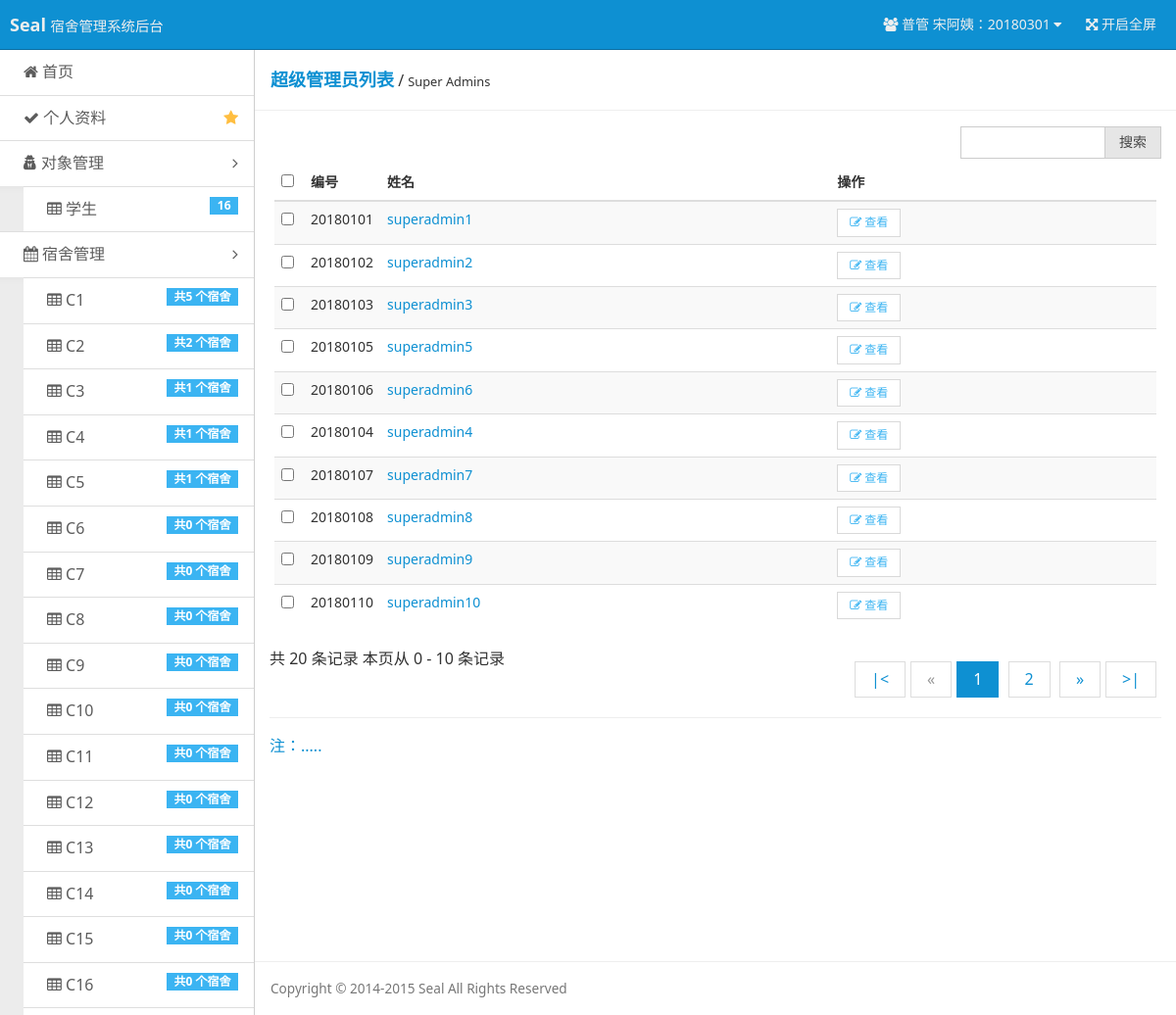
The app's page /pages/list-admin-super.php (signed in) with its own data.
### tables this page shows
CREATE TABLE `users` (
  `u_id` int(11) NOT NULL AUTO_INCREMENT,
  `u_no` int(11) NOT NULL,
  `u_name` char(20) NOT NULL,
  `u_password` char(100) NOT NULL,
  `u_permission` int(11) DEFAULT NULL,
  PRIMARY KEY (`u_id`),
  UNIQUE KEY `u_no` (`u_no`)
);

CREATE TABLE `dormitory_builds` (
  `db_id` int(11) NOT NULL AUTO_INCREMENT,
  `db_name` char(20) NOT NULL,
  `d_price` int(20) NOT NULL,
  PRIMARY KEY (`db_id`),
  UNIQUE KEY `db_name` (`db_name`)
);

### inc/checklogin.php (called while the page is built, shortened)
<?php
$user = $_COOKIE ['user'];
$user_permission = $_COOKIE ['user_permission'];
if ($user == "") {
    header ( "Location: ?r=login" );
    exit ();
} else {
    $query = "SELECT * FROM users WHERE u_no='$user'";
    $result = mysql_query ( $query ) or die ( 'SQL语句有误：' . mysql_error () );
    $users = mysql_fetch_array ( $result );
    switch ($user_permission) {
        case 1 :
            $username = "普管 {$users ['u_name']}：" . $users ['u_no'];
            $user_no = $users ['u_no'];
            break;
    }
}

### pages/list-admin-super.php (the view, shortened to what this page needs)
<?php
require 'inc/checklogin.php';
$num_rec_per_page = 10;
if (isset($_GET["page"])) {
    $page = $_GET["page"];
} else {
    $page = 1;
};
$start_from = ($page - 1) * $num_rec_per_page;
$super_admin_query_page = "SELECT * FROM users WHERE u_permission=0 ORDER BY u_id LIMIT {$start_from}, {$num_rec_per_page}";
$super_admin_result_page = mysql_query($super_admin_query_page) or die ('SQL语句有误：' . mysql_error());
?>
<!doctype html>
<html class="no-js">
<head>
    <link rel="stylesheet" href="assets/css/amazeui.min.css"/>
    <link rel="stylesheet" href="assets/css/admin.css">
</head>
<body>
<header class="am-topbar am-topbar-inverse admin-header">
    <?php require 'template/header.php'; ?>
</header>
<div class="am-cf admin-main">
    <?php require 'template/sidebar.php'; ?>
    <div class="admin-content">
        <div class="admin-content-body">
            <div class="am-cf am-padding am-padding-bottom-0">
                <div class="am-fl am-cf"><strong class="am-text-primary am-text-lg">超级管理员列表</strong> /
                    <small>Super Admins</small>
                </div>
            </div>
            <hr>
            <div class="am-g">
                <div class="am-u-sm-12 am-u-md-3">
                    <div class="am-input-group am-input-group-sm">
                        <input type="text" class="am-form-field">
                        <span class="am-input-group-btn">
            <button class="am-btn am-btn-default" type="button">搜索</button>
          </span>
                    </div>
                </div>
            </div>
            <div class="am-g">
                <div class="am-u-sm-12">
                    <form class="am-form">
                        <table class="am-table am-table-striped am-table-hover table-main">
                            <thead>
                            <tr>
                                <th class="table-check"><input type="checkbox"/></th>
                                <th class="table-id">编号</th>
                                <th class="table-author am-hide-sm-only">姓名</th>
                                <th class="table-set">操作</th>
                            </tr>
                            </thead>
                            <tbody>
                            <?php
                            while ($super_admins = mysql_fetch_array($super_admin_result_page)) {
                                ?>
                                <tr>
                                    <td><input type="checkbox"/></td>
                                    <td><?php echo $super_admins['u_no'] ?></td>
                                    <td class="am-hide-sm-only"><a
                                                href="?r=user-admin-super&uno=<?php echo $super_admins['u_no'] ?>"><?php echo $super_admins['u_name'] ?></a>
                                    </td>
                                    <td>
                                        <div class="am-btn-toolbar">
                                            <div class="am-btn-group am-btn-group-xs">
                                                <button class="am-btn am-btn-default am-btn-xs am-text-secondary"
                                                        type="button"
                                                        onclick="location.href='?r=user-admin-super&uno=<?php echo $super_admins['u_no'] ?>'">
                                                    <span class="am-icon-pencil-square-o"></span>
                                                    <?php if ($super_admins['u_no'] == $user_no || $user_permission == 0) echo "编辑"; else echo "查看"; ?>
                                                </button>
                                            </div>
                                        </div>
                                    </td>
                                </tr>
                            <?php } ?>
                            </tbody>
                        </table>
                        <div class="am-cf">
                            共 <?php echo $super_admins_count ?> 条记录
                            <?php
                            if ($start_from + $num_rec_per_page > $super_admins_count) {
                                echo "本页从 $start_from - $super_admins_count 条记录";
                            } else {
                                $end_with = $start_from + $num_rec_per_page;
                                echo "本页从 $start_from - $end_with 条记录";
                            }
                            ?>
                            <div class="am-fr">
                                <ul class="am-pagination">
                                    <?php
                                    $total_records = $super_admins_count;
                                    $total_pages = ceil($total_records / $num_rec_per_page);
                                    echo "<li><a href='?r=list-admin-super&page=1'>" . '|<' . "</a></li>";
                                    $page_forward = $page - 1;
                                    if ($page_forward > 0) {
                                        echo "<li><a href='?r=list-admin-super&page=$page_forward'>«</a></li>";
                                    } else {
                                        echo "<li class=\"am-disabled\"><a href='?r=list-admin-super&page=$page_forward'>«</a></li>";
                                    }
                                    for ($i = 1; $i <= $total_pages; $i++) {
                                        $page_current = "page_current$i";
                                        echo "<li id='$page_current'><a href='?r=list-admin-super&page=" . $i . "'>" . $i . "</a></li> ";
                                    };
                                    $page_next = $page + 1;
                                    if ($page_next <= $total_pages) {
                                        echo "<li><a href='?r=list-admin-super&page={$page_next}'>»</a></li>";
                                    } else {
                                        echo "<li class=\"am-disabled\"><a href='?r=list-admin-super&page=$page_next'>»</a></li>";
                                    }
                                    echo "<li><a href='?r=list-admin-super&page=$total_pages'>" . '>|' . "</li> ";
                                    ?>
                                </ul>
                            </div>
                        </div>
                        <hr/>
                        <p><a>注：.....</a></p>
                    </form>
                </div>
            </div>
        </div>
        <footer class="admin-content-footer">
            <?php require 'template/footer.php'; ?>
        </footer>
    </div>
</div>
    <?php require 'template/footer.php'; ?>
</body>
</html>

### template/header.php (shortened to what this page needs)
<div class="am-topbar-brand">
    <strong>Seal</strong>
    <small>宿舍管理系统后台</small>
</div>
<div class="am-collapse am-topbar-collapse" id="topbar-collapse">
    <ul class="am-nav am-nav-pills am-topbar-nav am-topbar-right admin-header-list">
        <li class="am-dropdown" data-am-dropdown>
            <a class="am-dropdown-toggle" data-am-dropdown-toggle href="javascript:;">
                <span class="am-icon-users"></span> <?php echo $username ?> <span class="am-icon-caret-down"></span>
            </a>
        </li>
        <li class="am-hide-sm-only"><a href="javascript:;" id="admin-fullscreen"><span class="am-icon-arrows-alt"></span> <span class="admin-fullText">开启全屏</span></a></li>
    </ul>
</div>

### template/sidebar.php (shortened to what this page needs)
<?php
$super_admin_query = "SELECT * FROM users WHERE u_permission=0 ORDER BY u_id DESC";
$super_admin_result = mysql_query($super_admin_query) or die ('SQL语句有误：' . mysql_error());
$super_admins_count = mysql_num_rows($super_admin_result);
$student_query = "SELECT * FROM users WHERE u_permission=-1 ORDER BY u_id DESC";
$student_result = mysql_query($student_query) or die ('SQL语句有误：' . mysql_error());
$students_count = mysql_num_rows($student_result);
$dormitory_builds_query = "SELECT * FROM dormitory_builds ORDER BY db_id ";
$dormitory_builds_result = mysql_query($dormitory_builds_query) or die ('SQL语句有误：' . mysql_error());
?>
<div class="admin-sidebar am-offcanvas" id="admin-offcanvas">
    <div class="am-offcanvas-bar admin-offcanvas-bar">
        <ul class="am-list admin-sidebar-list">
            <li><a href="?r=index"><span class="am-icon-home"></span> 首页</a></li>
            <?php
            switch ($user_permission) {
                case 1 :
                    $data_href = "?r=user-admin-normal&uno={$users['u_no']}&edit_target=self";
                    break;
            }
            ?>
            <li><a href="<?php echo $data_href ?>" class="am-cf"><span class="am-icon-check"></span> 个人资料<span
                            class="am-icon-star am-fr am-margin-right admin-icon-yellow"></span></a></li>
            <li class="admin-parent">
                <a class="am-cf" data-am-collapse="{target: '#object-nav'}"><span class="am-icon-user-secret"></span>
                    对象管理 <span class="am-icon-angle-right am-fr am-margin-right"></span></a>
                <ul class="am-list am-collapse admin-sidebar-sub am-in" id="object-nav">
                    <li><a href="?r=list-stu"><span class="am-icon-table"></span> 学生<span
                                    class="am-badge am-badge-secondary am-margin-right am-fr"><?php echo $students_count ?></span></a>
                    </li>
                </ul>
            </li>
            <li class="admin-parent" <?php if ($user_permission == -1) echo 'style="display: none;"' ?>>
                <a class="am-cf" data-am-collapse="{target: '#dormitory-nav'}"><span class="am-icon-calendar"></span>
                    宿舍管理 <span class="am-icon-angle-right am-fr am-margin-right"></span></a>
                <ul class="am-list am-collapse admin-sidebar-sub am-in" id="dormitory-nav">
                    <?php
                    while ($dormitory_builds = mysql_fetch_array($dormitory_builds_result)) {
                        ?>
                        <li><a href="?r=list-dormitories&db_id=<?php echo $dormitory_builds['db_id'] ?>"><span
                                        class="am-icon-table"></span> <?php echo $dormitory_builds['db_name'] ?>
                                <span
                                        class="am-badge am-badge-secondary am-margin-right am-fr">共<?php echo mysql_num_rows(mysql_query("SELECT dormitories.db_id FROM dormitories WHERE db_id={$dormitory_builds['db_id']} ORDER BY db_id ")) ?>
                                    个宿舍</span></a>
                        </li>
                    <?php } ?>
                </ul>
            </li>
        </ul>
    </div>
</div>

### assets/css/admin.css (style rules this page uses)
html, body { height: 100%; overflow: hidden; }
ul { margin-top: 0; }
.admin-icon-yellow { color: #ffbe40; }
.admin-header { position: fixed; top: 0; left: 0; right: 0; z-index: 1500; font-size: 1.4rem; margin-bottom: 0; }
.admin-main { position: relative; height: 100%; padding-top: 51px; background: #f3f3f3; }
.admin-sidebar { width: 260px; min-height: 100%; float: left; border-right: 1px solid #cecece; }
.admin-sidebar-list { margin-bottom: 0; }
.admin-sidebar-list li a { color: #5c5c5c; padding-left: 24px; }
.admin-sidebar-list li:first-child { border-top: none; }
.admin-sidebar-sub { margin-top: 0; margin-bottom: 0; box-shadow: 0 16px 8px -15px #e2e2e2 inset; background: #ececec; padding-left: 24px; }
.admin-sidebar-sub li:first-child { border-top: 1px solid #dedede; }
.admin-content { display: -webkit-box; display: -webkit-flex; display: -ms-flexbox; display: flex; -webkit-box-orient: vertical; -webkit-box-direction: normal; -webkit-flex-direction: column; -ms-flex-direction: column; flex-direction: column; background: #fff; }
.admin-content, .admin-sidebar { height: 100%; overflow-x: hidden; overflow-y: scroll; -webkit-overflow-scrolling: touch; }
.admin-content-body { -webkit-box-flex: 1; -webkit-flex: 1 0 auto; -ms-flex: 1 0 auto; flex: 1 0 auto; }
.admin-content-footer { font-size: 85%; color: #777; }
@media only screen and (min-width: 641px) { .admin-sidebar { display: block; position: static; background: none; } }
@media only screen and (min-width: 641px) { .admin-offcanvas-bar { position: static; width: auto; background: none; -webkit-transform: translate3d(0, 0, 0); -ms-transform: translate3d(0, 0, 0); transform: translate3d(0, 0, 0); overflow-y: visible; min-height: 100%; } }
@media only screen and (min-width: 641px) { .admin-offcanvas-bar:after { content: none; } }
.table-main { font-size: 1.4rem; padding: .5rem; }
.table-main button { background: #fff; }
.table-check { width: 30px; }
.table-id { width: 50px; }

### records on screen
users: username "普管 宋阿姨：20180301"
dormitory_builds: db_name "C1", db_id "5"
dormitory_builds: db_name "C2", db_id "2"
dormitory_builds: db_name "C3", db_id "1"
dormitory_builds: db_name "C4", db_id "1"
dormitory_builds: db_name "C5", db_id "1"
dormitory_builds: db_name "C6", db_id "0"
dormitory_builds: db_name "C7", db_id "0"
dormitory_builds: db_name "C8", db_id "0"
dormitory_builds: db_name "C9", db_id "0"
dormitory_builds: db_name "C10", db_id "0"
dormitory_builds: db_name "C11", db_id "0"
dormitory_builds: db_name "C12", db_id "0"
dormitory_builds: db_name "C13", db_id "0"
dormitory_builds: db_name "C14", db_id "0"
dormitory_builds: db_name "C15", db_id "0"
dormitory_builds: db_name "C16", db_id "0"
users: u_no "20180101", u_name "superadmin1", shows "查看"
users: u_no "20180102", u_name "superadmin2", shows "查看"
users: u_no "20180103", u_name "superadmin3", shows "查看"
users: u_no "20180105", u_name "superadmin5", shows "查看"
users: u_no "20180106", u_name "superadmin6", shows "查看"
users: u_no "20180104", u_name "superadmin4", shows "查看"
users: u_no "20180107", u_name "superadmin7", shows "查看"
users: u_no "20180108", u_name "superadmin8", shows "查看"
users: u_no "20180109", u_name "superadmin9", shows "查看"
users: u_no "20180110", u_name "superadmin10", shows "查看"

### other values on screen
$students_count "16"
$super_admins_count "20"
$start_from "0"
$end_with "10"
